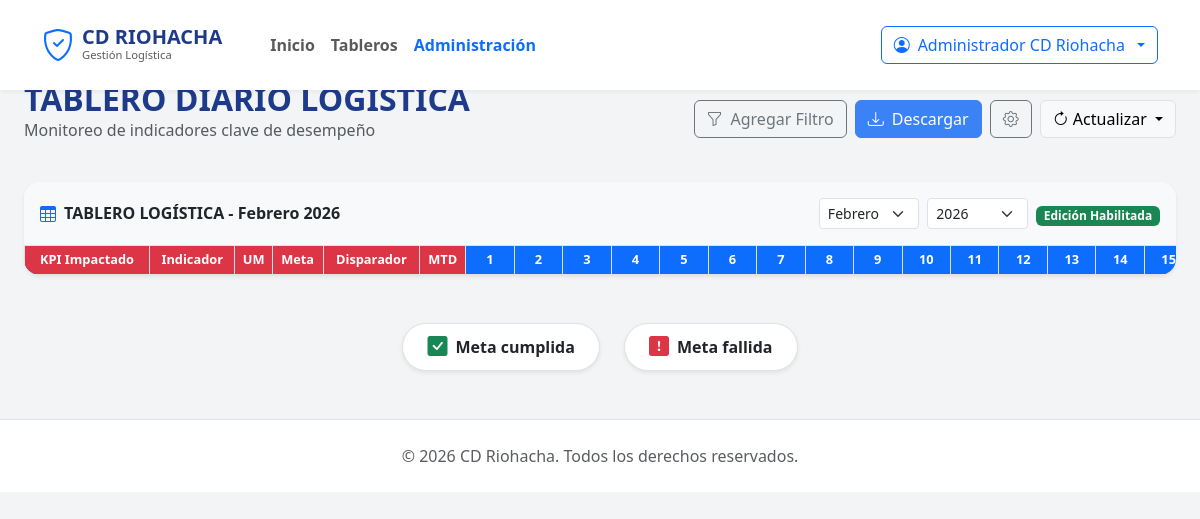
The page /dashboard (signed in) on the database as committed earlier.
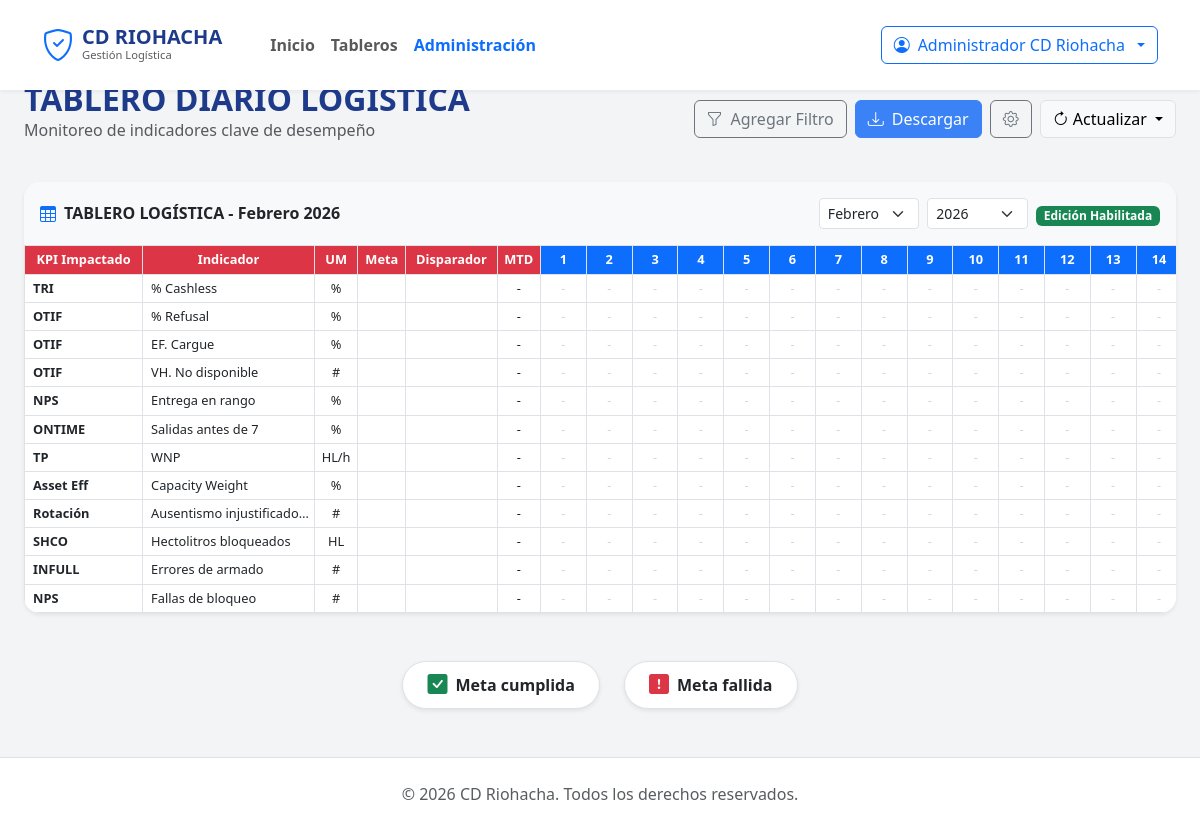
The same page on the database as committed later.
### tables this page shows
CREATE TABLE IF NOT EXISTS kpi_definitions (
    id INT PRIMARY KEY AUTO_INCREMENT,
    kpi_impactado VARCHAR(100) NOT NULL,
    indicador VARCHAR(100) NOT NULL,
    unidad_medida VARCHAR(20) NOT NULL,
    display_order INT DEFAULT 0,
    created_at TIMESTAMP DEFAULT CURRENT_TIMESTAMP,
    UNIQUE KEY idx_unique_kpi (kpi_impactado, indicador)
);

### controllers/DashboardController.php (called while the page is built, shortened)
<?php
class DashboardController {
    private $pdo;
    public function __construct($pdo) {
        $this->pdo = $pdo;
    }
    public function index() {
        $selectedMonth = isset($_GET['month']) ? (int)$_GET['month'] : (int)date('m');
        $selectedYear = isset($_GET['year']) ? (int)$_GET['year'] : (int)date('Y');
        $daysInMonth = cal_days_in_month(CAL_GREGORIAN, $selectedMonth, $selectedYear);
        $stmt = $this->pdo->query("SELECT * FROM kpi_definitions ORDER BY display_order ASC");
        $definitions = $stmt->fetchAll(PDO::FETCH_ASSOC);
        $monthlyData = [];
            $mtdData = [];
            foreach ($definitions as $def) {
                $kpiId = $def['id'];
                $values = $monthlyData[$kpiId] ?? [];
                if (empty($values)) {
                    $mtdData[$kpiId] = '-';
                    continue;
                }
            }
        view('dashboard/index', [
            'definitions' => $definitions,
            'monthlyData' => $monthlyData,
            'mtdData' => $mtdData,
            'selectedMonth' => $selectedMonth,
            'selectedYear' => $selectedYear,
            'daysInMonth' => $daysInMonth
        ]);
    }
}
?>

### views/dashboard/index.php (the view, shortened to what this page needs)
<?php require 'views/layouts/header.php'; ?>
<div class="container-fluid px-4 mt-4">
    <div class="d-flex justify-content-between align-items-center mb-4">
        <div>
            <h2 class="fw-bold text-primary-blue mb-0">TABLERO DIARIO LOGÍSTICA</h2>
            <p class="text-muted">Monitoreo de indicadores clave de desempeño</p>
        </div>
        <div class="d-flex gap-2">
            <button class="btn btn-outline-secondary d-flex align-items-center gap-2">
                <i class="bi bi-funnel"></i> Agregar Filtro
            </button>
            <button class="btn btn-primary d-flex align-items-center gap-2">
                <i class="bi bi-download"></i> Descargar
            </button>
            <button class="btn btn-outline-secondary">
                <i class="bi bi-gear"></i>
            </button>
            <div class="dropdown">
                <button class="btn btn-light border dropdown-toggle" type="button" data-bs-toggle="dropdown">
                    <i class="bi bi-arrow-clockwise"></i> Actualizar
                </button>
            </div>
        </div>
    </div>
    <?php
    $meses = [
        1 => 'Enero', 2 => 'Febrero', 3 => 'Marzo', 4 => 'Abril',
        5 => 'Mayo', 6 => 'Junio', 7 => 'Julio', 8 => 'Agosto',
        9 => 'Septiembre', 10 => 'Octubre', 11 => 'Noviembre', 12 => 'Diciembre'
    ];
    ?>
    <div class="card border-0 shadow-sm rounded-4 overflow-hidden mb-5">
        <div class="card-header bg-light border-0 py-3 d-flex justify-content-between align-items-center flex-wrap gap-3">
            <div class="d-flex align-items-center">
                <i class="bi bi-table me-2 text-primary"></i>
                <h6 class="mb-0 fw-bold">TABLERO LOGÍSTICA - <?php echo $meses[$selectedMonth] . ' ' . $selectedYear; ?></h6>
            </div>
            <div class="d-flex align-items-center gap-2">
                <form method="GET" action="<?php echo url('dashboard'); ?>" class="d-flex gap-2">
                    <select name="month" class="form-select form-select-sm" onchange="this.form.submit()">
                        <?php foreach($meses as $num => $nombre): ?>
                            <option value="<?php echo $num; ?>" <?php echo $num == $selectedMonth ? 'selected' : ''; ?>>
                                <?php echo $nombre; ?>
                            </option>
                        <?php endforeach; ?>
                    </select>
                    <select name="year" class="form-select form-select-sm" onchange="this.form.submit()">
                        <?php for($y=2024; $y<=2030; $y++): ?>
                            <option value="<?php echo $y; ?>" <?php echo $y == $selectedYear ? 'selected' : ''; ?>>
                                <?php echo $y; ?>
                            </option>
                        <?php endfor; ?>
                    </select>
                </form>
                <?php if(isset($_SESSION['user_id'])): ?>
                <div>
                    <span class="badge bg-success text-white">Edición Habilitada</span>
                </div>
                <?php endif; ?>
            </div>
        </div>
        <div class="table-responsive">
            <table class="table table-hover table-bordered align-middle mb-0 text-center table-sm" style="font-size: 0.8rem; min-width: 1800px;">
                <thead class="bg-primary text-white">
                    <tr>
                        <th class="bg-danger text-white position-sticky start-0" style="z-index: 10;">KPI Impactado</th>
                        <th class="bg-danger text-white position-sticky" style="left: 100px; z-index: 10;">Indicador</th>
                        <th class="bg-danger text-white">UM</th>
                        <th class="bg-danger text-white">Meta</th>
                        <th class="bg-danger text-white">Disparador</th>
                        <th class="bg-danger text-white fw-bold">MTD</th>
                        <?php for($d=1; $d<=$daysInMonth; $d++): ?>
                            <th class="bg-primary text-white" style="min-width: 40px;"><?php echo $d; ?></th>
                        <?php endfor; ?>
                    </tr>
                </thead>
                <tbody>
                    <?php
                    function evaluateKpiStatus($value, $meta, $disparador) {
                        if ($value === '-' || $value === '') return 'text-dark';
                        return 'text-success fw-bold';
                    }
                    ?>
                    <?php foreach ($definitions as $def): ?>
                    <tr>
                        <td class="fw-bold text-start ps-2 position-sticky start-0 bg-white" style="z-index: 5;"><?php echo htmlspecialchars($def['kpi_impactado']); ?></td>
                        <td class="text-start ps-2 position-sticky bg-white" style="left: 100px; z-index: 5; white-space: nowrap; max-width: 150px; overflow: hidden; text-overflow: ellipsis;" title="<?php echo htmlspecialchars($def['indicador']); ?>">
                            <?php echo htmlspecialchars($def['indicador']); ?>
                        </td>
                        <td><?php echo htmlspecialchars($def['unidad_medida']); ?></td>
                        <td class="small text-muted"><?php echo htmlspecialchars($def['meta']); ?></td>
                        <td class="small text-danger fw-bold"><?php echo htmlspecialchars($def['disparador']); ?></td>
                        <?php
                        $mtdClass = evaluateKpiStatus($mtdData[$def['id']], $def['meta'], $def['disparador']);
                        ?>
                        <td class="<?php echo $mtdClass; ?>"><?php echo $mtdData[$def['id']]; ?></td>
                        <?php for($d=1; $d<=$daysInMonth; $d++): ?>
                            <?php
                                $val = $monthlyData[$def['id']][$d] ?? '';
                                $cellId = "cell-{$def['id']}-{$d}";
                                $currentDate = sprintf('%04d-%02d-%02d', $selectedYear, $selectedMonth, $d);
                                $isEditable = isset($_SESSION['user_id']);
                                $cellClass = evaluateKpiStatus($val, $def['meta'], $def['disparador']);
                            ?>
                            <td
                                id="<?php echo $cellId; ?>"
                                class="<?php echo $isEditable ? 'cursor-pointer' : ''; ?> <?php echo $cellClass; ?>"
                                <?php if($isEditable): ?>
                                onclick="editKpi(<?php echo $def['id']; ?>, '<?php echo htmlspecialchars($val); ?>', '<?php echo htmlspecialchars($def['indicador']); ?>', '<?php echo $currentDate; ?>', '<?php echo $d; ?>')"
                                <?php endif; ?>
                            >
                                <?php if($val !== ''): ?>
                                    <span class="d-block w-100 h-100 py-1"><?php echo htmlspecialchars($val); ?></span>
                                <?php else: ?>
                                    <span class="text-muted opacity-25">-</span>
                                <?php endif; ?>
                            </td>
                        <?php endfor; ?>
                    </tr>
                    <?php endforeach; ?>
                </tbody>
            </table>
        </div>
    </div>
    <div class="d-flex justify-content-center gap-4 mb-5">
        <div class="d-flex align-items-center bg-white px-4 py-2 rounded-pill shadow-sm border">
            <i class="bi bi-check-square-fill text-success me-2 fs-5"></i>
            <span class="fw-bold">Meta cumplida</span>
        </div>
        <div class="d-flex align-items-center bg-white px-4 py-2 rounded-pill shadow-sm border">
            <i class="bi bi-exclamation-square-fill text-danger me-2 fs-5"></i>
            <span class="fw-bold">Meta fallida</span>
        </div>
    </div>
</div>
<?php require 'views/layouts/footer.php'; ?>

### index.php (shortened to what this page needs)
<?php
require_once 'config/db.php';
$scriptName = $_SERVER['SCRIPT_NAME'];
$basePath = str_replace('/index.php', '', $scriptName);
$request = $_SERVER['REQUEST_URI'];
$path = str_replace($basePath, '', $request);
$path = strtok($path, '?');
function url($path = '') {
    global $basePath;
    return $basePath . '/' . ltrim($path, '/');
}
function view($view, $data = []) {
    extract($data);
    $viewFile = "views/{$view}.php";
    if (file_exists($viewFile)) {
        require_once $viewFile;
    } else {
        echo "View not found: {$viewFile}";
    }
}
switch ($path) {
    case '/dashboard':
        require 'controllers/DashboardController.php';
        $controller = new DashboardController($pdo);
        $controller->index();
        break;
}
?>

### views/layouts/header.php (shortened to what this page needs)
<!DOCTYPE html>
<html lang="es">
<head>
    <link href="https://cdn.jsdelivr.net/npm/bootstrap@5.3.0/dist/css/bootstrap.min.css" rel="stylesheet">
    <link href="https://cdn.jsdelivr.net/npm/bootstrap-icons@1.10.0/font/bootstrap-icons.css" rel="stylesheet">
    <link href="assets/css/style.css?v=<?php echo time(); ?>" rel="stylesheet">
</head>
<body>
    <nav class="navbar navbar-expand-lg navbar-light bg-white py-3 fixed-top">
        <div class="container">
            <a class="navbar-brand d-flex align-items-center" href="<?php echo url('home'); ?>">
                <i class="bi bi-shield-check fs-2 text-primary me-2"></i>
                <div class="d-flex flex-column">
                    <span class="fw-bold lh-1 text-primary-blue">CD RIOHACHA</span>
                    <small class="text-muted" style="font-size: 0.7rem;">Gestión Logística</small>
                </div>
            </a>
            <div class="collapse navbar-collapse" id="navbarNav">
                <ul class="navbar-nav me-auto mb-2 mb-lg-0 ms-lg-4">
                    <li class="nav-item">
                        <a class="nav-link fw-semibold" href="<?php echo url('home'); ?>">Inicio</a>
                    </li>
                    <li class="nav-item">
                        <a class="nav-link fw-semibold" href="<?php echo url('dashboard'); ?>">Tableros</a>
                    </li>
                    <?php if (isset($_SESSION['user_id']) && $_SESSION['role'] === 'admin'): ?>
                    <li class="nav-item">
                        <a class="nav-link fw-semibold text-primary" href="<?php echo url('admin'); ?>">Administración</a>
                    </li>
                    <?php endif; ?>
                </ul>
                <div class="d-flex gap-2">
                    <?php if (isset($_SESSION['user_id'])): ?>
                        <div class="dropdown">
                            <button class="btn btn-outline-primary dropdown-toggle d-flex align-items-center gap-2" type="button" data-bs-toggle="dropdown">
                                <i class="bi bi-person-circle"></i>
                                <span><?php echo htmlspecialchars($_SESSION['user_name']); ?></span>
                            </button>
                        </div>
                    <?php else: ?>
                        <a href="<?php echo url('login'); ?>" class="btn btn-primary px-4 rounded-pill">
                            <i class="bi bi-person-fill me-1"></i> Iniciar Sesión
                        </a>
                    <?php endif; ?>
                </div>
            </div>
        </div>
    </nav>

### views/layouts/footer.php (shortened to what this page needs)
    <footer class="bg-white py-4 mt-5 border-top">
        <div class="container text-center text-muted">
            <p class="mb-0">&copy; <?php echo date('Y'); ?> CD Riohacha. Todos los derechos reservados.</p>
        </div>
    </footer>
</body>
</html>

### assets/css/style.css (style rules this page uses)
:root { --primary-blue: #1e3a8a; --secondary-blue: #3b82f6; --accent-gold: #f59e0b; }
body { font-family: 'Segoe UI', Roboto, Helvetica, Arial, sans-serif; background-color: #f3f4f6; }
.navbar { box-shadow: 0 2px 4px rgba(0,0,0,0.05); }
.card { border: none; box-shadow: 0 4px 6px rgba(0,0,0,0.05); transition: transform 0.2s; }

### views/layouts/header.php (style rules this page uses)
:root { --primary-blue: #1e3a8a; --secondary-blue: #3b82f6; --accent-gold: #f59e0b; }
body { font-family: 'Segoe UI', Roboto, Helvetica, Arial, sans-serif; background-color: #f3f4f6; }
.navbar { background-color: white; box-shadow: 0 2px 4px rgba(0,0,0,0.05); }
.btn-primary { background-color: var(--secondary-blue); border-color: var(--secondary-blue); }
.text-primary-blue { color: var(--primary-blue); }

Rows that differ between the two databases and show on the page:
added kpi_definitions: kpi_impactado "TRI", indicador "% Cashless", unidad_medida "%", id "-"
added kpi_definitions: kpi_impactado "OTIF", indicador "% Refusal", unidad_medida "%", id "-"
added kpi_definitions: kpi_impactado "OTIF", indicador "EF. Cargue", unidad_medida "%", id "-"
added kpi_definitions: kpi_impactado "OTIF", indicador "VH. No disponible", unidad_medida "#", id "-"
added kpi_definitions: kpi_impactado "NPS", indicador "Entrega en rango", unidad_medida "%", id "-"
added kpi_definitions: kpi_impactado "ONTIME", indicador "Salidas antes de 7", unidad_medida "%", id "-"
added kpi_definitions: kpi_impactado "TP", indicador "WNP", unidad_medida "HL/h", id "-"
added kpi_definitions: kpi_impactado "Asset Eff", indicador "Capacity Weight", unidad_medida "%", id "-"
added kpi_definitions: kpi_impactado "Rotación", indicador "Ausentismo injustificado…", unidad_medida "#", id "-"
added kpi_definitions: kpi_impactado "SHCO", indicador "Hectolitros bloqueados", unidad_medida "HL", id "-"
added kpi_definitions: kpi_impactado "INFULL", indicador "Errores de armado", unidad_medida "#", id "-"
added kpi_definitions: kpi_impactado "NPS", indicador "Fallas de bloqueo", unidad_medida "#", id "-"
Other text that changed with them:
list line gone: "15"
